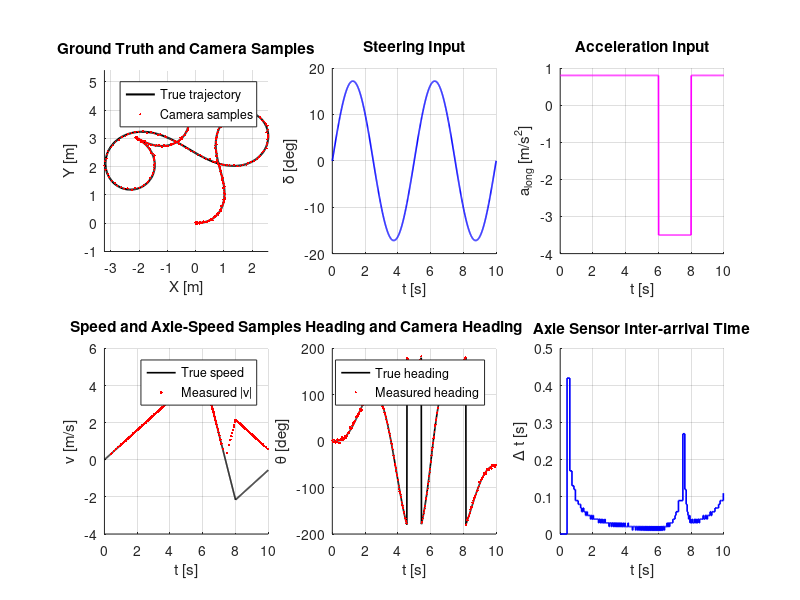

MATLAB code to generate this figure: (Note: this script raises an error after producing the figure.)
function sim_data = generate_kalman_data(output_file)
% Generate synthetic ground truth and sensor streams for the RC car EKF.
%
% The generated data is shared by both:
%   - kalman.m
%   - kalman_dead_reckoning.m
% It also plots a quick summary so the synthetic dataset is easy to tune.
%
% Usage:
%   sim_data = generate_kalman_data();
%   sim_data = generate_kalman_data('my_file.mat');

    if nargin < 1 || isempty(output_file)
        output_file = fullfile(fileparts(mfilename('fullpath')), 'kalman_sim_data.mat');
    end

    % --- Vehicle / sensor constants used by the simulated plant ---
    PLANT.L   = 0.265;    % wheelbase [m]
    PLANT.r_w = 0.0325;   % wheel radius [m]
    PLANT.W   = 0.200;    % track width [m]

    % Sensor shaft spins 3x faster than the wheel.
    PLANT.gear_ratio = 3.0;                      % sensor speed / wheel speed [-]
    PLANT.speed_ratio = PLANT.r_w / PLANT.gear_ratio;   % [m/rad]

    % Measurement noise used to synthesize sensor data.
    SENSOR.r_cam_xy    = 0.02;   % [m]
    SENSOR.r_cam_theta = 0.05;   % [rad]
    SENSOR.r_omega     = 0.5;    % [rad/s]

    % Timing of the synthetic data sources.
    TIMING.dt_predict = 0.01;          % [s]
    TIMING.dt_camera  = 0.033;         % [s]
    TIMING.axle_dt_range = [];  % legacy field, not used in rotation-triggered mode
    TIMING.T_end = 10;                 % [s]

    dt_sim = TIMING.dt_predict;
    t_sim  = 0:dt_sim:TIMING.T_end;
    N      = length(t_sim);

    % Steering and acceleration profiles define the simulated path.
    delta_true = 0.3 * sin(2*pi*0.2*t_sim);
    a_long_true = 0.8 * ones(size(t_sim));
    a_long_true(t_sim > 6 & t_sim < 8) = -3.5;

    % Integrate the bicycle model to create the ground-truth trajectory.
    x_true = zeros(4, N);
    x_true(:,1) = [0; 0; 0; 0];
    for k = 1:N-1
        x_true(:,k+1) = bicycle_step(x_true(:,k), ...
            delta_true(k), a_long_true(k), dt_sim, PLANT);
    end

    % Camera measurements at a fixed rate.
    cam_period = max(1, round(TIMING.dt_camera / dt_sim));
    cam_idx  = 1:cam_period:N;
    z_cam    = x_true(1:3, cam_idx) + ...
        diag([SENSOR.r_cam_xy; SENSOR.r_cam_xy; SENSOR.r_cam_theta]) * randn(3, length(cam_idx));

    % Axle speed measurements are event-driven: one sample per sensor revolution.
    % This makes sample interval inversely proportional to speed.
    axle_idx = [];
    theta_sensor = 0;  % integrated sensor angle [rad]
    for k = 2:N
        omega_sensor = abs(x_true(4, k-1)) / PLANT.speed_ratio;  % [rad/s]
        theta_sensor = theta_sensor + omega_sensor * dt_sim;
        while theta_sensor >= 2*pi
            axle_idx(end+1) = k; %#ok<SAGROW>
            theta_sensor = theta_sensor - 2*pi;
        end
    end
    axle_idx = unique(axle_idx, 'stable');
    axle_times = t_sim(axle_idx);

    omega_true = abs(x_true(4, axle_idx)) / PLANT.speed_ratio;
    z_axle     = abs(omega_true + SENSOR.r_omega * randn(size(omega_true)));

    sim_data = struct( ...
        'plant', PLANT, ...
        'sensor', SENSOR, ...
        'timing', TIMING, ...
        'dt_sim', dt_sim, ...
        't_sim', t_sim, ...
        'delta_true', delta_true, ...
        'a_long_true', a_long_true, ...
        'x_true', x_true, ...
        'cam_idx', cam_idx, ...
        'z_cam', z_cam, ...
        'axle_times', axle_times, ...
        'axle_idx', axle_idx, ...
        'omega_true', omega_true, ...
        'z_axle', z_axle);

    save(output_file, 'sim_data');
    fprintf('Saved simulation data to %s\n', output_file);

    plot_generated_data(sim_data);
end

function plot_generated_data(sim_data)
    t_sim = sim_data.t_sim;
    x_true = sim_data.x_true;
    delta_true = sim_data.delta_true;
    a_long_true = sim_data.a_long_true;
    cam_idx = sim_data.cam_idx;
    z_cam = sim_data.z_cam;
    axle_times = sim_data.axle_times;
    z_axle = sim_data.z_axle;
    v_axle = z_axle * sim_data.plant.speed_ratio;

    figure('Name', 'Generated Kalman Dataset', 'Position', [120 120 1300 850]);

    subplot(2,3,1); hold on; grid on;
    plot(x_true(1,:), x_true(2,:), 'k-', 'LineWidth', 1.5);
    plot(z_cam(1,:), z_cam(2,:), 'r.', 'MarkerSize', 5);
    xlabel('X [m]'); ylabel('Y [m]'); title('Ground Truth and Camera Samples');
    legend('True trajectory', 'Camera samples');
    axis equal;

    subplot(2,3,2); hold on; grid on;
    plot(t_sim, rad2deg(delta_true), 'b-', 'LineWidth', 1.2);
    xlabel('t [s]'); ylabel('\delta [deg]'); title('Steering Input');

    subplot(2,3,3); hold on; grid on;
    plot(t_sim, a_long_true, 'm-', 'LineWidth', 1.2);
    xlabel('t [s]'); ylabel('a_{long} [m/s^2]'); title('Acceleration Input');

    subplot(2,3,4); hold on; grid on;
    plot(t_sim, x_true(4,:), 'k-', 'LineWidth', 1.2);
    plot(axle_times, v_axle, 'r.', 'MarkerSize', 6);
    xlabel('t [s]'); ylabel('v [m/s]'); title('Speed and Axle-Speed Samples');
    legend('True speed', 'Measured |v|');

    subplot(2,3,5); hold on; grid on;
    plot(t_sim, rad2deg(x_true(3,:)), 'k-', 'LineWidth', 1.2);
    plot(t_sim(cam_idx), rad2deg(z_cam(3,:)), 'r.', 'MarkerSize', 5);
    xlabel('t [s]'); ylabel('\theta [deg]'); title('Heading and Camera Heading');
    legend('True heading', 'Measured heading');

    subplot(2,3,6); hold on; grid on;
    stairs([0, axle_times], [0, diff([0, axle_times])], 'b-', 'LineWidth', 1.2);
    xlabel('t [s]'); ylabel('\Delta t [s]'); title('Axle Sensor Inter-arrival Time');

    sgtitle('Synthetic Dataset Summary for EKF Tuning');
end

function x_next = bicycle_step(x, delta, a_long, dt, C)
    X     = x(1);
    Y     = x(2);
    theta = x(3);
    v     = x(4);

    x_next = [
        X     + v * cos(theta) * dt
        Y     + v * sin(theta) * dt
        wrap_pi(theta + (v / C.L) * tan(delta) * dt)
        v     + a_long * dt
    ];
end

function a = wrap_pi(a)
    a = mod(a + pi, 2*pi) - pi;
end
